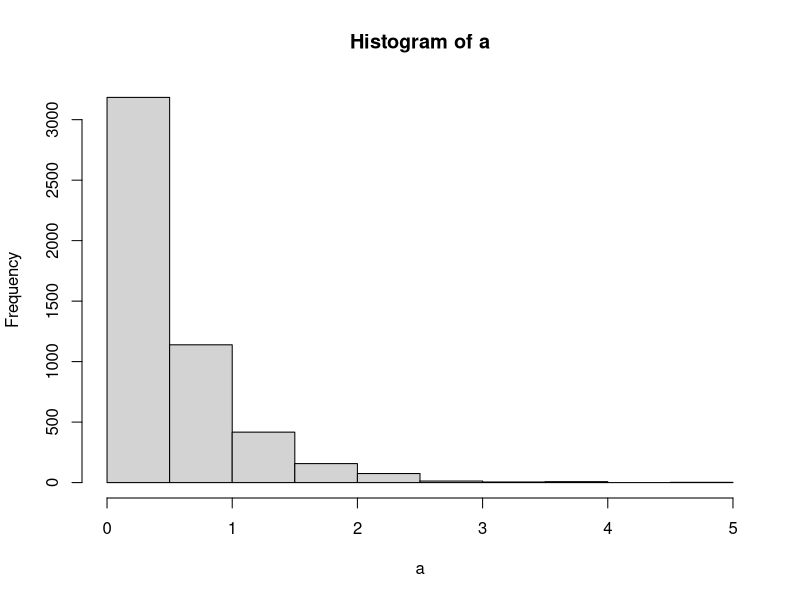
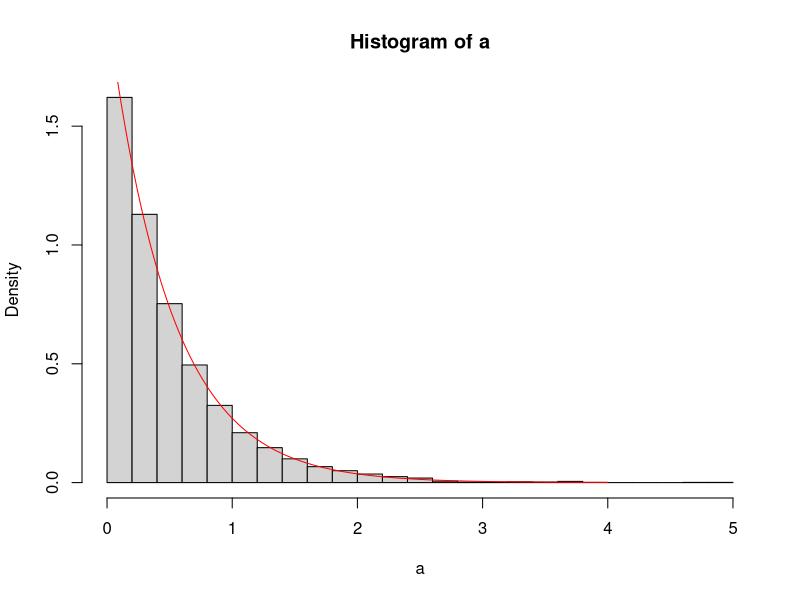
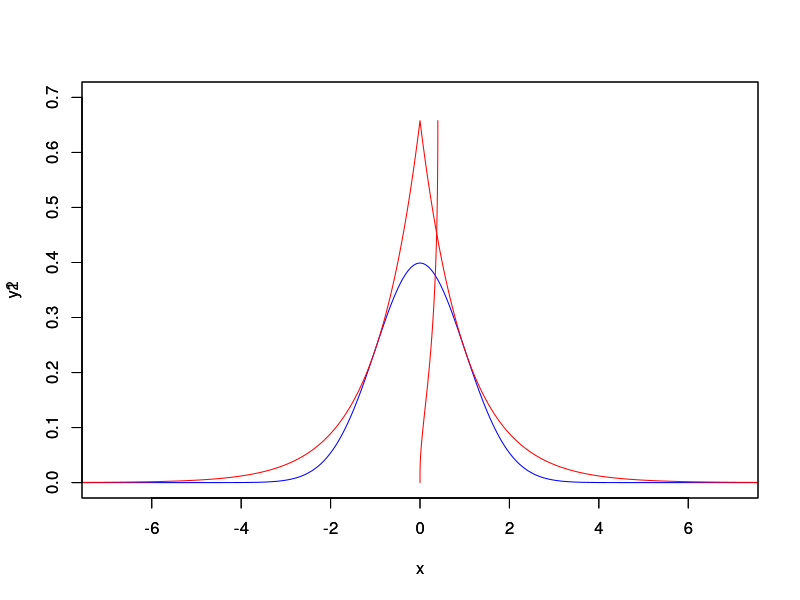
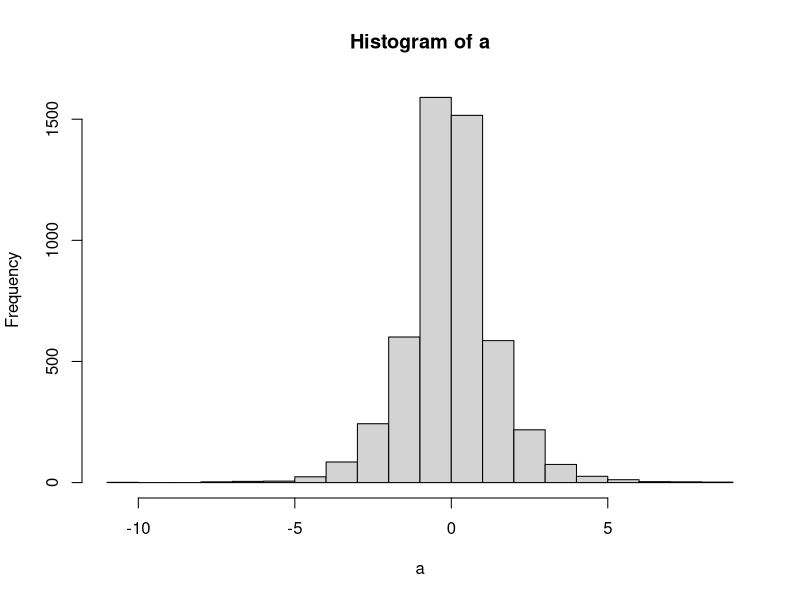

Source code (R) for these figures, in order: (Note: this script raises an error after producing the figures.)
#### Inverse Transform Method ####

simuexp <- function(n, lambda) {
    # simulation of n observations of a uniform on [0, 1]
    u = runif(n)
    simuep = -1/lambda * log(u)
}

# 5000 observations of an exponential of parameter 2
a = simuexp(5000, 2)
a
hist(a)
hist(a, freq = F, breaks = 30)
# check the distribution function
x = seq(0, 4, 0.01)
y = dexp(x, 2)
lines(x, y, col='red')

x = seq(-10, 10, 0.01)
y1 = dnorm(x)
y2 = 1/2 * exp(-abs(x)) * sqrt(2 * exp(1)/pi)
plot(x, y1, col='blue', xlim = c(-7, 7), ylim = c(0, 0.7), type = 'l')
# keep the previous screen
par(new = T)
plot(x, y2, col='red', xlim = c(-7, 7), ylim = c(0, 0.7), type = 'l')

lines(y1, y2, col='red')

# simulation of laplace
simlapla <- function(n) {
    # transform binorm in [0, 1] -> [-1, 1]
    epxilon = 2 * rbinom(n, 1, 0.5) - 1
    z = rexp(n, 1)
    simulapla <- epxilon * z
}

a = simlapla(5000)
hist(a, fred = F)
hist(a, freq = F, breaks = c(seq(-10, -0.5, 0.5), seq(-0.5, 0.5, 0.15),
     seq(0.5, 10, 0.5)), ylim = c(0, 0.5), xlim = c(-10, 10))
x = seq(-15, 15, 0.01)
y = 1/2 * exp(-abs(x))
lines(x, y, col='red')

rejectnrow <- function(n,c){
    i = 0
    # keep the vector when make a loop on the length of n vector
    a = c()
    while (length(a)<n) {
        i = i + 1
        z = simlapla(1)
        u = runif(1)
        f = dnorm(z)
        g = 1/2 * exp(-abs(z))
        if (u*c*g <f) {
            a = c(a,z)
        }
    }
    rejectnrow <- list(simulatedvalues=a, totalnumberofsimulations=i)
}

zz <- simlapla(5)
zz
t10 = rejectnrow(10, sqrt(2 * exp(1)/pi))
t10
t5000 = rejectnrow(5000, sqrt(2 * exp(1)/pi))
t5000[[2]]

# double check by simulation 
graphics.off()
hist(t5000[[1]])
w = seq(-5, 5, 0.01)
lines(w, dnorm(w), col='red')


# values of c
c = sqrt(2 * exp(1)/pi)
c  # 1.3154

# increase c
t2 = rejectnrow(5000, 2)
t2[[2]]
t3 = rejectnrow(5000, 5)
t3[[2]]

# Quantiles
y = rep( c(1, 3, 4, 5), 100)
y
boxplot(y)
glength(y)
f = levels(y)
boxplot(y ~ f)
f = factor(rep(1: 4, 100))
f
boxplot(y ~ f)

ocdeb = read.table('ocdeb.txt', header = T, sep = "\t")
View(ocdeb)
is.data.frame(ocdeb)
str(ocdeb)
summary(ocdeb)

a = runif(10)
max(a)
a = runif(1000)
max(a)
2 * mean(a)

library(stats)
x = seq(0, 70, 0.01)
hist(dchisq(x, 2), freq = F)
plot(x, dchisq(x, 3), type ='l')

M = matrix(rnorm(1000 * 10000, 2, 0.1), ncol = 10000)
me = apply(M, 1, mean)
me
alpha = 0.05
# compute the quantile (1 - alpha/2)
t2 = qnorm(0.975)
t2

limits = matrix(data = 0, ncol = 2, nrow = 1000)
limits[, 1] = me - 0.1/sqrt(10000) * t2
limits[, 2] = me + 0.1/sqrt(10000) * t2

# a vector of size 1000 of the mean 2
u = rep(2, 1000)

# t = 1 falls within the confidence interval
t = (u>=limits[, 1]) * (u<=limits[, 2])
t
sum(t/1000)

# asymtotic confidence interval
# uniform?

